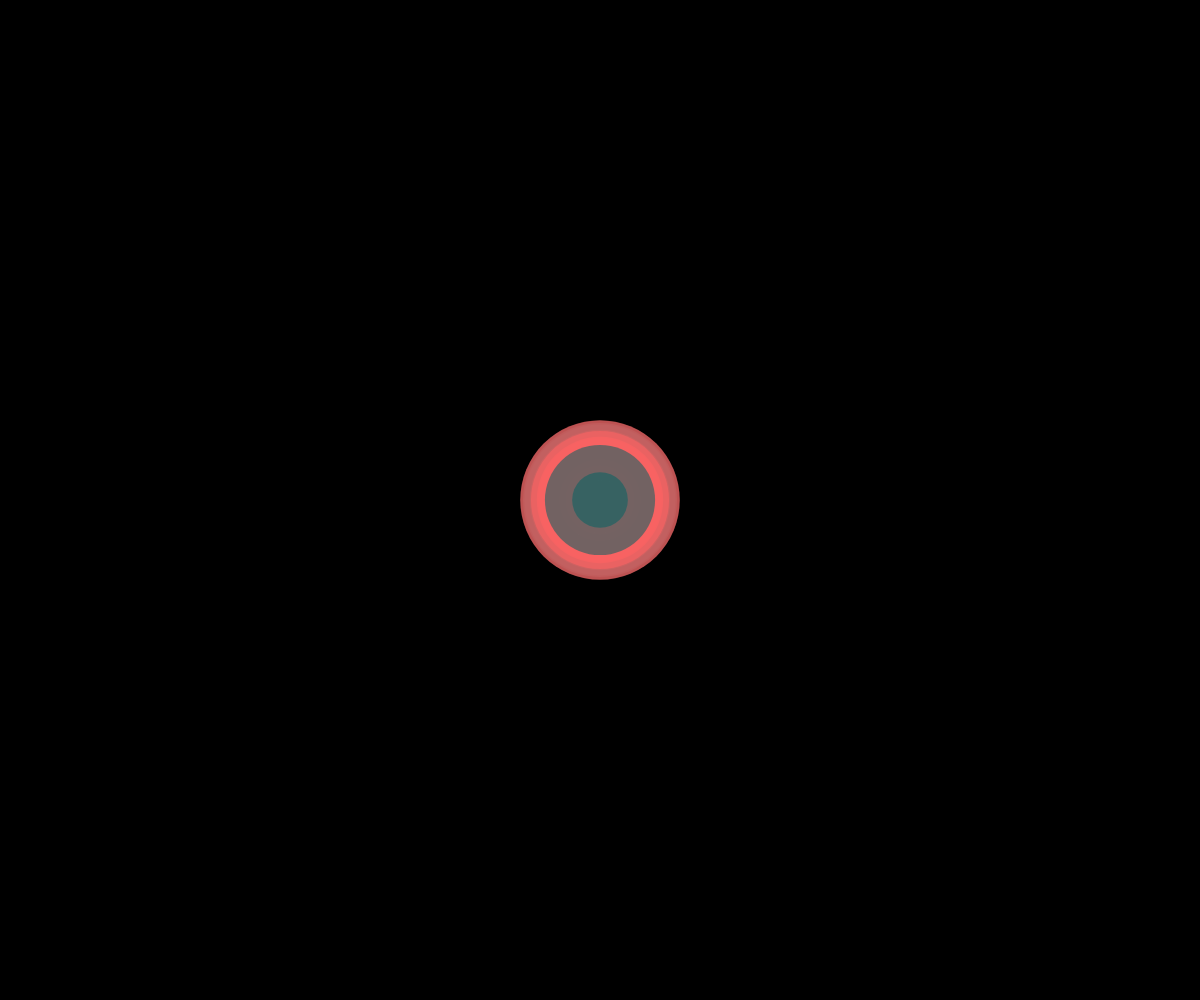
Frame 1 (no input)
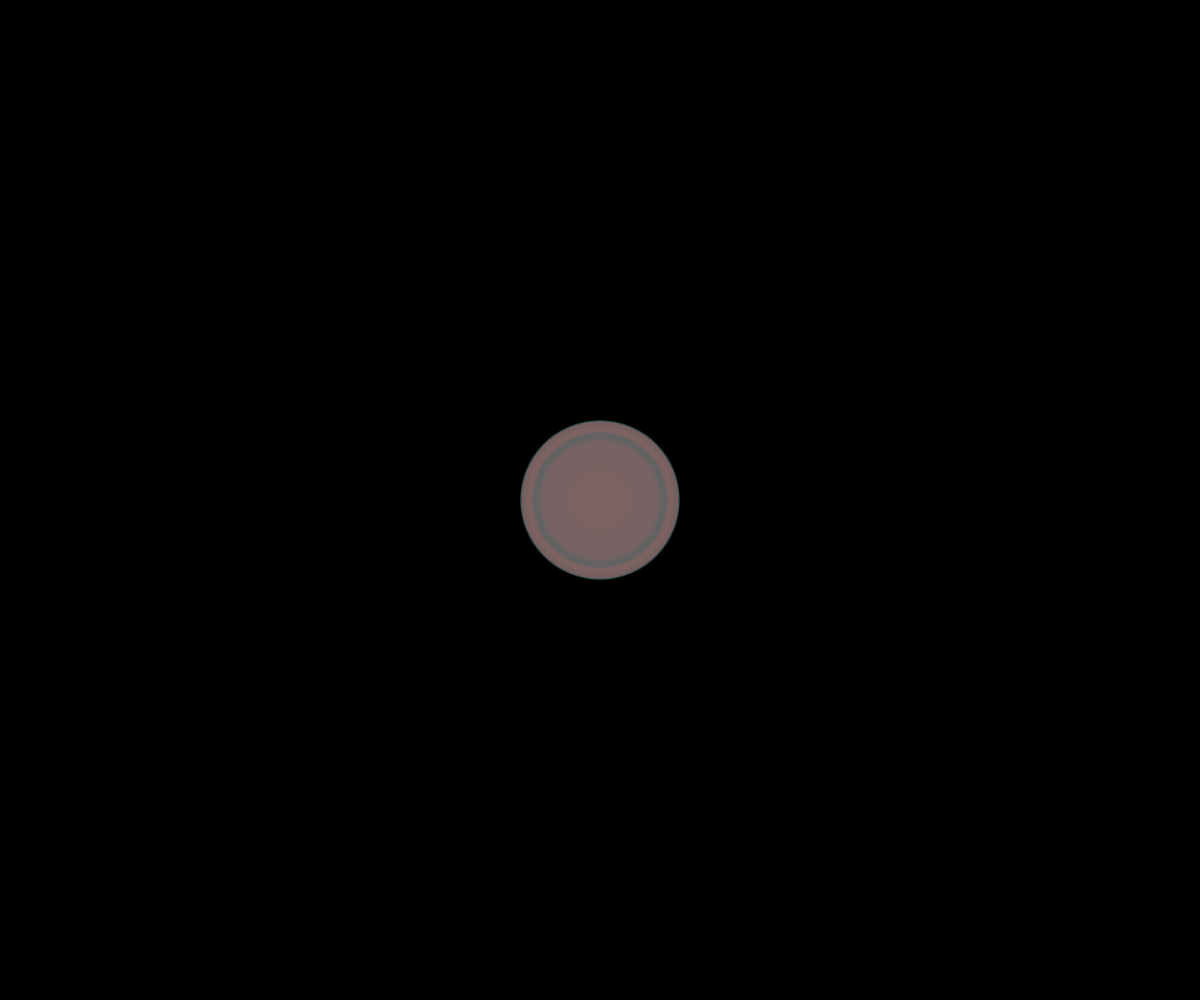
Frame 60 (no input)
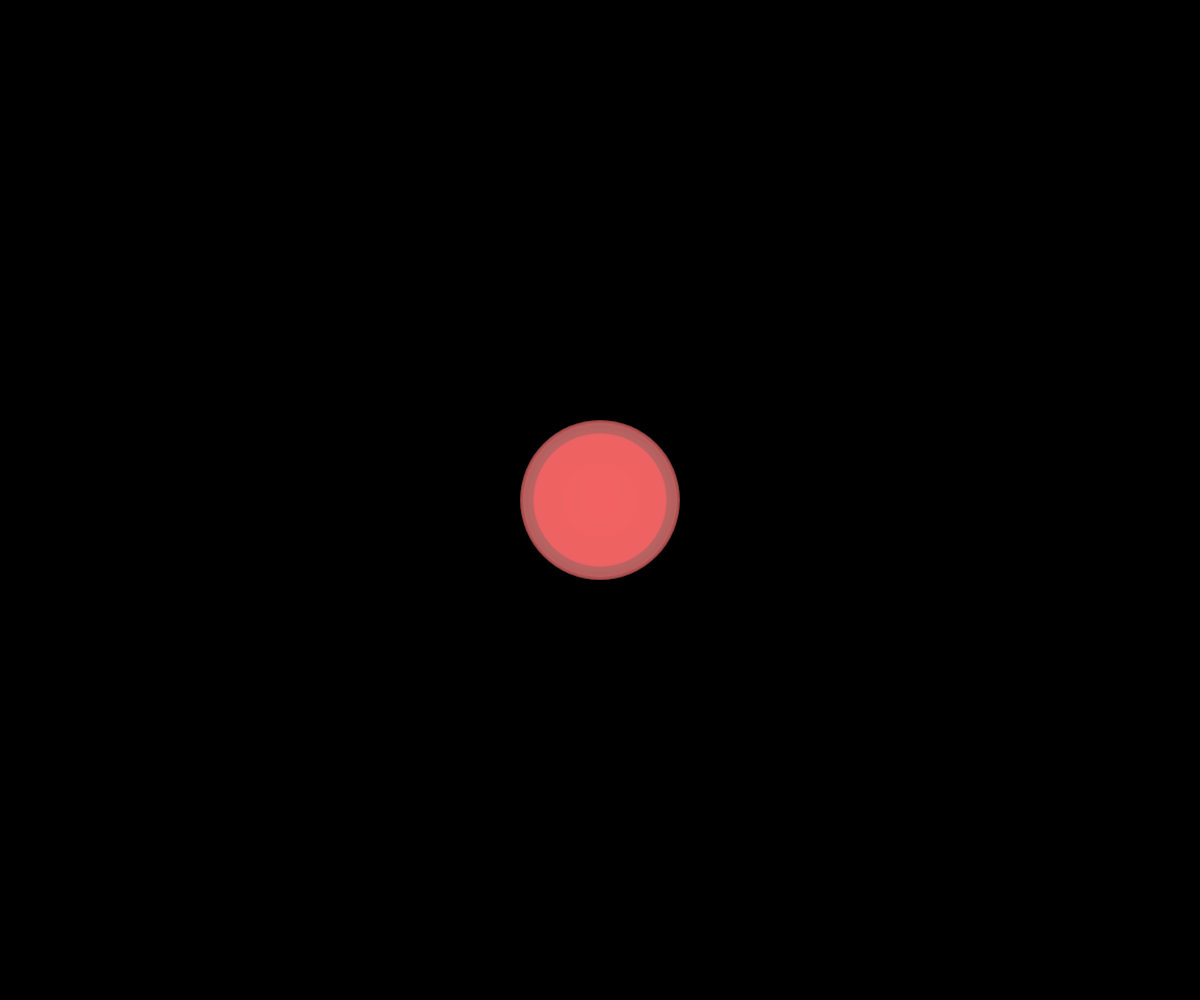
Frame 120 (the mouse pressed at the canvas centre since frame 60)

The p5.js sketch that drew these frames (run headless with seeded random() and noise() and a simulated clock; from frame 60 on, the mouse is pressed at the canvas centre):

// p5.js sketch
// ── sketch.js
function setup() {
  createCanvas(windowWidth, windowHeight);
}

function draw() {
  background(0);
  
  // Create a pulsing effect with concentric circles
  for (let i = 0; i < 20; i++) {
    // Calculate radius that expands and contracts
    let radius = 50 + sin(frameCount * 0.02 + i) * 30;
    
    // Use a bright fluorescent color
    let hue = (frameCount * 2 + i * 20) % 360;
    fill(hue, 100, 100, 150);
    noStroke();
    
    // Draw the circle at center of canvas
    ellipse(width/2, height/2, radius * 2);
  }
}

function windowResized() {
  resizeCanvas(windowWidth, windowHeight);
}
